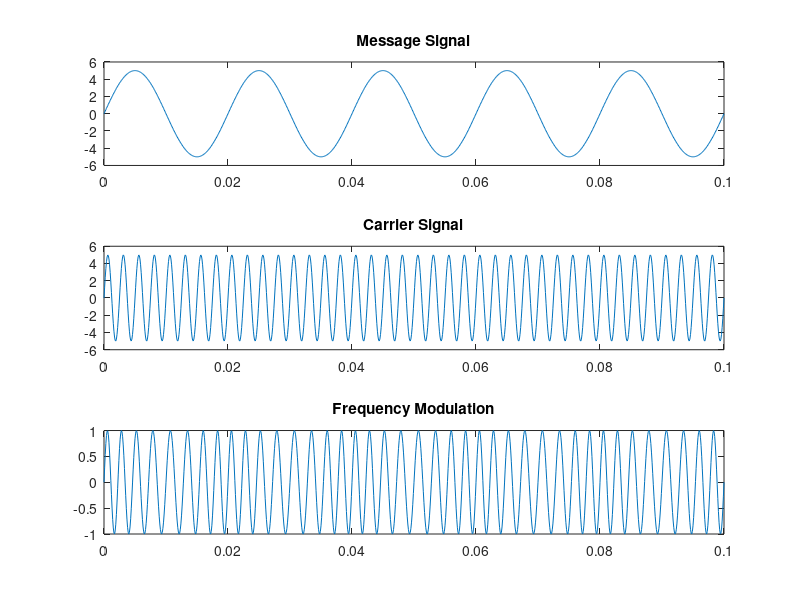

MATLAB code for this plot:
clc; clear all ; close all;

Am = 5;
Ac = 5;
fm = 50;
fc = 400;
fd = 45;
m = fd/fm;
F = 10000;
T = 1/F;

t = 0 : T : .1;

%Message Signal
Ym = Am .* sin(2*pi*fm*t);
subplot(311);
plot(t,Ym);
title("Message Signal");

%Carrier Signal
Yc = Ac .* sin(2*pi*fc*t);
subplot(312);
plot(t,Yc);
title("Carrier Signal");

%Frequency Modulation
FM = sin(2*pi*fc*t + sin(2*pi*fm*t));
subplot(313);
plot(t,FM);
title("Frequency Modulation");
    
